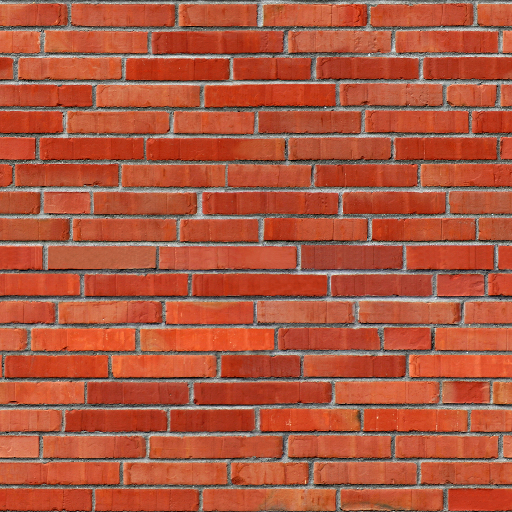
#> input picture lab08/source/brick.png, 512 x 512 px
$ python lab08.py
#> lines starting #> are read from the running program, lines starting #| are printed output that depends on the picture; long printed decimals are rounded
#> further down, image is the input picture: PIL image 512x512 RGB; mean R, G, B 175.4, 87, 62.5
from PIL import Image
import numpy as np
from numpy import mean
import matplotlib.pyplot as plt
# from os import path
from math import pow, log, log2, floor

def semitone(img):
    return (0.3 * img[:, :, 0] + 0.59 * img[:, :, 1] + 0.11 *
            img[:, :, 2]).astype(np.uint8)
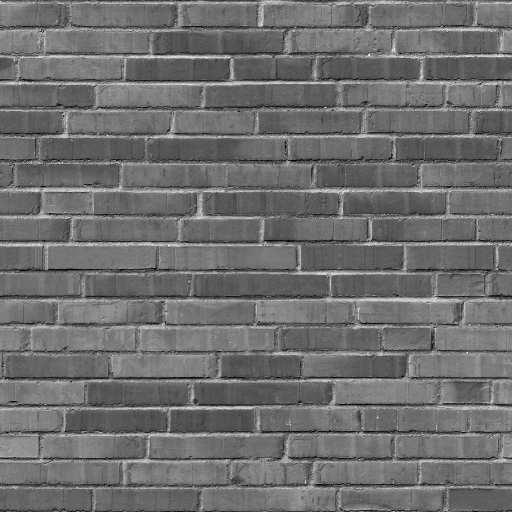
#> returned value: shape (512, 512); min 0, max 249, mean 110.3


# def to_semitone(img_name):
#     img = image_to_np_array(img_name)
#     return Image.fromarray(semitone(img), 'L')

def contrast(img: np.array):
    flat_img = img.flatten()
    mn = round(mean(flat_img))
#> mn = 110

    positiveRange = max(2, max(flat_img) - mn)
#> positiveRange = 139
    negativeRange = max(2, mn - min(flat_img))
#> negativeRange = 110

    positiveAlpha = 2 ** 7 / log(positiveRange)
#> positiveAlpha = 25.94
    negativeAlpha = 2 ** 7 / log(negativeRange)
#> negativeAlpha = 27.23

    res_img = np.zeros_like(img)

    for i in range(img.shape[0]):
        for j in range(img.shape[1]):
            f = img[i, j] - mn
            if f >= 1:
                res_img[i, j] = mn + positiveAlpha * log(f)
            elif f <= -1:
                res_img[i, j] = mn - negativeAlpha * log(abs(f))
            else:
                res_img[i, j] = mn
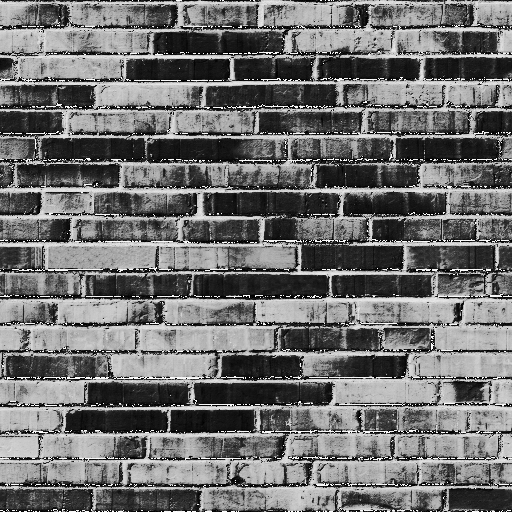
#> res_img: shape (512, 512); min 0, max 255, mean 112.1

    return res_img

def haralik(img_arr: np.array, d = 2):
    matrix = np.zeros(shape=(256, 256))

    for x in range(d, img_arr.shape[0] - d):
        for y in range(d, img_arr.shape[1] - d):
            matrix[img_arr[x - d, y], img_arr[x, y]] += 1
            matrix[img_arr[x + d, y], img_arr[x, y]] += 1
            matrix[img_arr[x, y - d], img_arr[x, y]] += 1
            matrix[img_arr[x, y + d], img_arr[x, y]] += 1

    for x in range(256):
        m = np.array(matrix[x])
        m[np.where(m == 0)] = 1
        matrix[x] = np.log(m)
    matrix = matrix * 256 / np.max(matrix)
    return matrix


def CON(har: np.array):
    sum = 0
    for i in range(har.shape[0]):
        for j in range(har.shape[1]):
            sum += (i - j) ** 2 * har[i, j]

    return sum


def LUN(har: np.array):
    sum = 0
    for i in range(har.shape[0]):
        for j in range(har.shape[1]):
            sum += har[i, j] / (1 + (i - j) ** 2)

    return sum


if __name__ == '__main__':


    name = f'brick'

    with Image.open(f'./source/{name}.png').convert() as image:
        semi = semitone(np.array(image))

        trans = contrast(semi)

        contrasted = contrast(semi)
        imgc = Image.fromarray(contrasted.astype(np.uint8), 'L')
        imgc.save(f'./result/{name}_contrasted.png')

        figure, axis = plt.subplots(2, 1)
        axis[0].hist(x=semi.flatten(), bins=np.arange(0, 255))
        axis[0].title.set_text('Origianl')

        axis[1].hist(x=trans.flatten(), bins=np.arange(0, 255))
        axis[1].title.set_text('Transformed')
        plt.tight_layout()
        plt.savefig(f'./result/{name}_histogram.png')
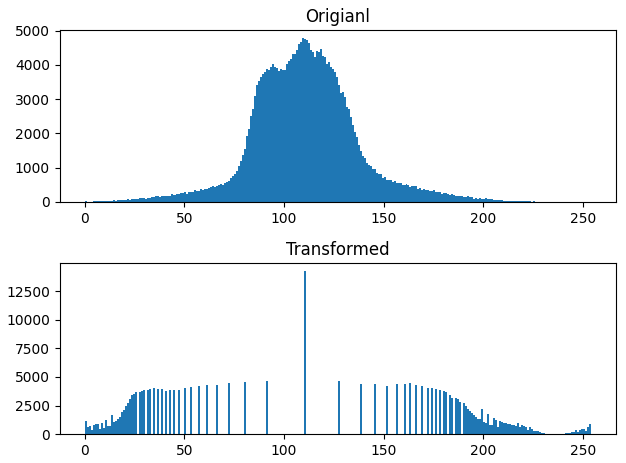
#> figure drawn by matplotlib, 2 panels; panel 1: tallest bar 4770 high, from x = 109 to 110; panel 2: tallest bar 14252 high, from x = 110 to 111

        matrix = haralik(semi.astype(np.uint8))
#> after the loop in haralik, `for x in range(d, img_arr.shape[0] - d):`:
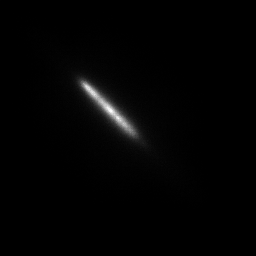
#> matrix: shape (256, 256) float64; min 0, max 1241, mean 15.8; drawn with min black and max white
#> after the loop in haralik, `for x in range(256):`:
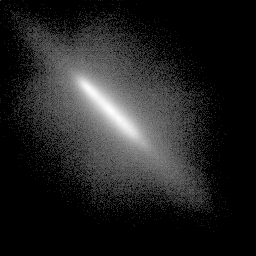
#> matrix: shape (256, 256) float64; min 0, max 7.12, mean 0.955; drawn with min black and max white
        result = Image.fromarray(matrix.astype(np.uint8), "L")
        result.save(f'./result/{name}_hiralik.png')

        t_matrix = haralik(trans.astype(np.uint8))
#> call 2 of haralik, with d = 2
#> after the loop in haralik (call 2), `for x in range(256):`:
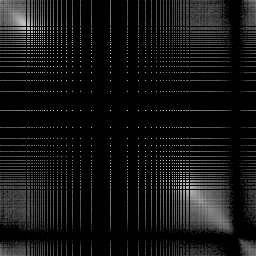
#> matrix: shape (256, 256) float64; min 0, max 9.28, mean 0.682; drawn with min black and max white
        t_result = Image.fromarray(t_matrix.astype(np.uint8), "L")
        t_result.save(f'./result/{name}_HC.png')

        print(f"CON: {CON(matrix)}")
#> after the loop in CON, `for i in range(har.shape[0]):`: sum = 4.58e+09
#| CON: 4576221103.984
        print(f"CON (contrasted): {CON(t_matrix)}")
#| CON (contrasted): 15667447215.113

        print(f"LUN: {LUN(matrix)}")
#> after the loop in LUN, `for i in range(har.shape[0]):`: sum = 80265.6
#| LUN: 80265.640
        print(f"LUN (contrasted): {LUN(t_matrix)}")
#| LUN (contrasted): 42846.252

    # [26 lines of commented-out code are left out]
